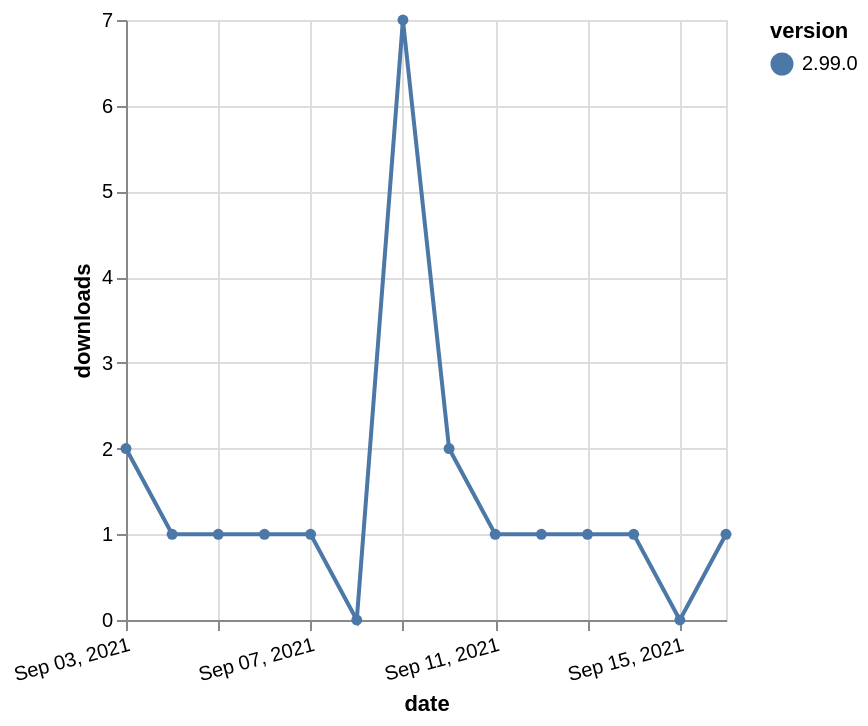

Specify this chart in Vega-Lite:
### Vega-Lite specification from a JSON file in a GitHub repository (floating-point values rounded to 4 significant figures)
{"$schema": "https://vega.github.io/schema/vega-lite/v5.json", "description": "A simple bar chart with embedded data.", "data": {"values": [{"date": "2021-09-03", "total": 503, "delta": 2, "version": "2.99.0"}, {"date": "2021-09-04", "total": 504, "delta": 1, "version": "2.99.0"}, {"date": "2021-09-05", "total": 505, "delta": 1, "version": "2.99.0"}, {"date": "2021-09-06", "total": 506, "delta": 1, "version": "2.99.0"}, {"date": "2021-09-07", "total": 507, "delta": 1, "version": "2.99.0"}, {"date": "2021-09-08", "total": 507, "delta": 0, "version": "2.99.0"}, {"date": "2021-09-09", "total": 514, "delta": 7, "version": "2.99.0"}, {"date": "2021-09-10", "total": 516, "delta": 2, "version": "2.99.0"}, {"date": "2021-09-11", "total": 517, "delta": 1, "version": "2.99.0"}, {"date": "2021-09-12", "total": 518, "delta": 1, "version": "2.99.0"}, {"date": "2021-09-13", "total": 519, "delta": 1, "version": "2.99.0"}, {"date": "2021-09-14", "total": 520, "delta": 1, "version": "2.99.0"}, {"date": "2021-09-15", "total": 520, "delta": 0, "version": "2.99.0"}, {"date": "2021-09-16", "total": 521, "delta": 1, "version": "2.99.0"}]}, "width": "container", "mark": {"type": "line", "point": {"filled": true}}, "encoding": {"x": {"field": "date", "type": "temporal", "timeUnit": "yearmonthdate", "title": "date", "axis": {"labelAngle": -15}}, "y": {"field": "delta", "type": "quantitative", "title": "downloads"}, "color": {"field": "version", "type": "nominal"}, "tooltip": {"field": "delta"}}}
